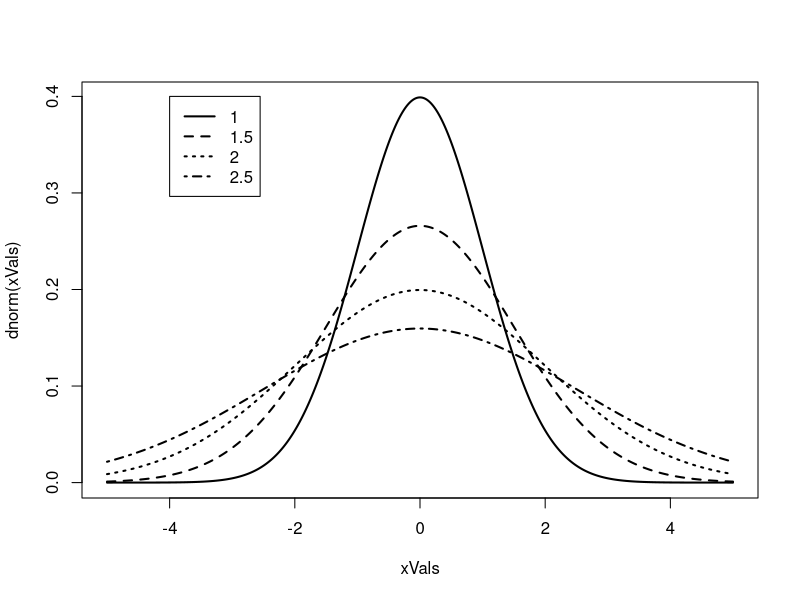

Write R code to recreate this figure.
postscript("normals.eps", paper = "letter", horizontal = FALSE)
xVals <- seq(-5, 5, length = 1000)
plot(xVals, dnorm(xVals), type = "l", lwd = 2)
lines(xVals, dnorm(xVals, sd = 1.5), lwd = 2, lty = 2)
lines(xVals, dnorm(xVals, sd = 2), lwd = 2, lty = 3)
lines(xVals, dnorm(xVals, sd = 2.5), lwd = 2, lty = 4)
legend(-4, .4, c("1", "1.5", "2", "2.5"), lty = 1 : 4, lwd = 2)
dev.off()
